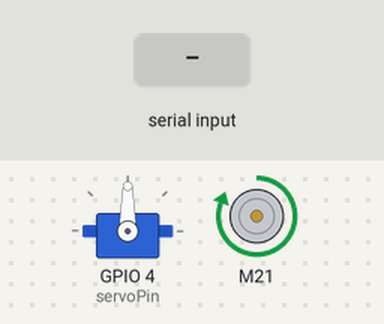
Bench run of a sketch on a simulated ESP32. On the bench: servo, DC motor (green arrow = forward, orange = backward, longer = faster). The inputs (shaded band) are chosen by the test bench. What the sketch prints to the serial monitor is not drawn.

Above: at 1.2 s.
1.3 s: "2" received over Serial
At 2.5 s:
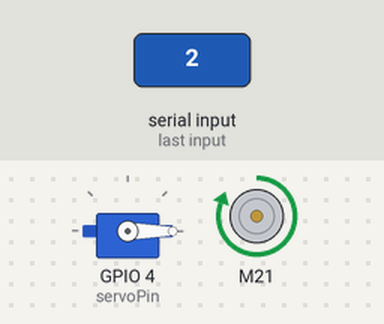
2.8 s: "1" received over Serial
At 3.6 s:
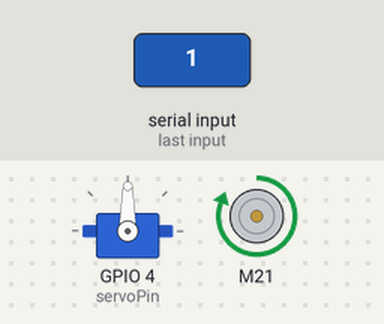
Timing chart, 0 to 5.8 s (numbered marks = the images above; inputs shaded):
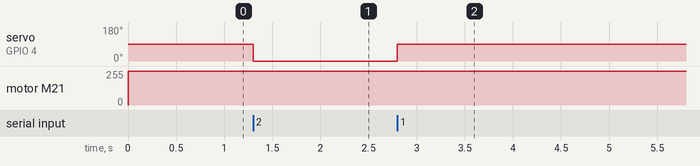

The sketch:

DCMotor-Servo.ino
```cpp
// When Coding a Dc motor with Servo, the servo will not move.
// The possible issue is Dc Motor and Servo shared the same PWM Channel and caused overlapping in ESP32.
// So the way to solve this is we need to change the PWMChannel for Motor/Servo.
// The easier way is to change PWMChannel for the Motor using ledcAttachChannel.
// analogwrite may be not a good way to use for dc motor.

#include <ESP32Servo.h>
#include <L298N.h>

int motor1Pin1 = 21;
int motor1Pin2 = 19;
int enable1Pin = 25;

int servoPin = 4;

Servo gripper1;
L298N myMotor(enable1Pin, motor1Pin1, motor1Pin2);

// Setting PWM properties
const int freq = 5000;
const int pwmChannel = 0;
const int resolution = 8;
int dutyCycle = 200;

void setup() {
  // sets the pins as outputs

  // configure LEDC PWM
  // ledcAttachChannel(enable1Pin, freq, resolution, pwmChannel);
  ledcAttachChannel(enable1Pin, freq, resolution,1); // this is how to set the pwm channel for the motor
  gripper1.attach(servoPin);
  myMotor.setSpeed(255);


  Serial.begin(115200);

  // testing
  Serial.print("Testing DC Motor...");
}

void loop() {

  myMotor.forward();

  if (Serial.available() > 0) {
    char input = Serial.read();

    if(input == '1'){
      gripper1.write(90);
    }else if(input == '2'){
      gripper1.write(0);
    }
   }
}
```

Measured:
- after the input at 1.3 s, servo on GPIO 4 (servoPin): 90° → 0° at once
- after the input at 2.8 s, servo on GPIO 4 (servoPin): 0° → 90° at once
